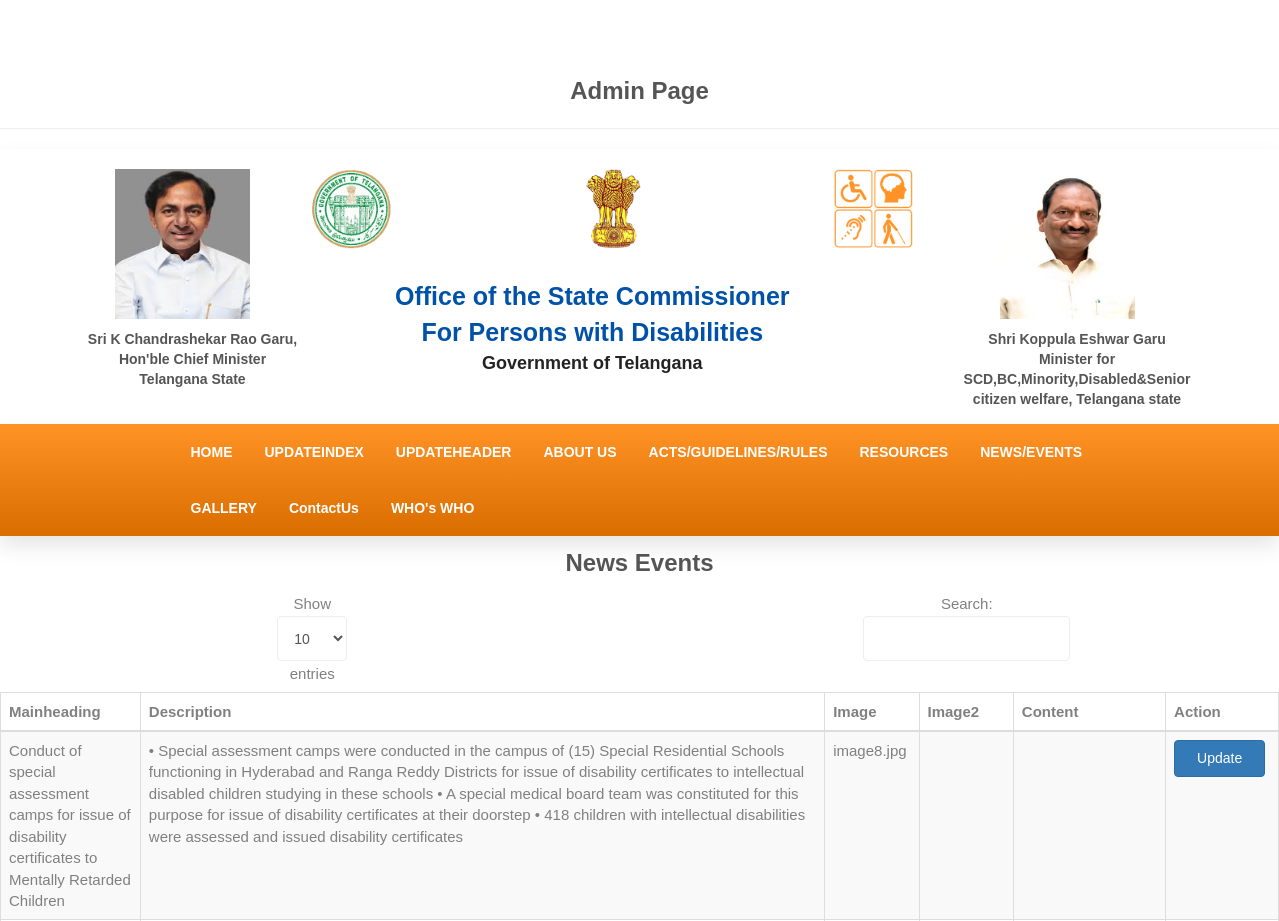
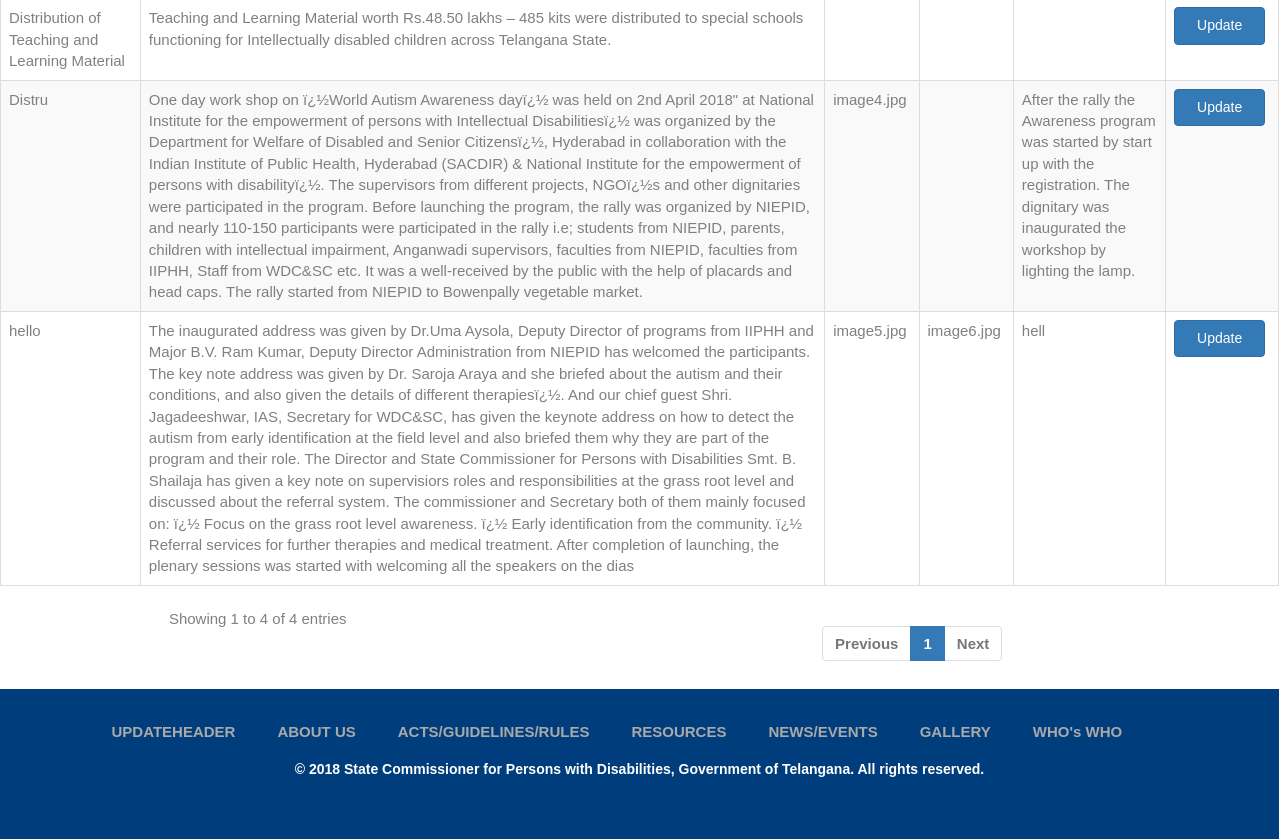
The page /admin/newsEvents.php on the database its author committed (2 pictures, top to bottom).
### tables this page shows
CREATE TABLE `newsevents` (
  `aid` int(255) NOT NULL,
  `mainHeading` varchar(255) NOT NULL,
  `description` varchar(6000) NOT NULL,
  `image` varchar(255) NOT NULL,
  `image2` varchar(255) NOT NULL,
  `imgcontent` varchar(255) NOT NULL
);

### admin/newsEvents.php (the view, shortened to what this page needs)
<?php
include("dbconnect.php");
?>
<!DOCTYPE html>
<html dir="ltr" lang="en">
<head>
<link href="../css/bootstrap.min.css" rel="stylesheet" type="text/css">
<link href="../css/jquery-ui.min.css" rel="stylesheet" type="text/css">
<link href="../css/animate.css" rel="stylesheet" type="text/css">
<link href="../css/css-plugin-collections.css" rel="stylesheet"/>
<link href="../css/menuzord-megamenu.css" rel="stylesheet"/>
<link id="menuzord-menu-skins" href="css/menuzord-skins/menuzord-boxed.css" rel="stylesheet"/>
<link href="../css/style-main.css" rel="stylesheet" type="text/css">
<link href="../css/preloader.css" rel="stylesheet" type="text/css">
<link href="../css/custom-bootstrap-margin-padding.css" rel="stylesheet" type="text/css">
<link href="../css/responsive.css" rel="stylesheet" type="text/css">
<link  href="../js/revolution-slider/css/settings.css" rel="stylesheet" type="text/css"/>
<link  href="../js/revolution-slider/css/layers.css" rel="stylesheet" type="text/css"/>
<link  href="../js/revolution-slider/css/navigation.css" rel="stylesheet" type="text/css"/>
<link href="../css/colors/theme-skin-color-set1.css" rel="stylesheet" type="text/css">
</head>
<body class="has-side-panel side-panel-right fullwidth-page" data-magnified-zone=".mg_zone">
 <div style="padding-top:64px; background-color:#fff" id="widget_content"  >
<div id="wrapper" class="clearfix">
    <?php include "adminheader.php"; ?>
  <?php include "header1.php"; ?>
<div>
<center><h3> News Events </h3></center>
<center><table id="example" class="table table-striped table-bordered" style="width:100%">
        <thead>
            <tr>
                <th>Mainheading</th>
                <th>Description</th>
                <th>Image</th>
                <th>Image2</th>
                <th>Content</th>
                <th>Action</th>
            </tr>
        </thead>
        <tbody>
        <?php
$sel = mysqli_query($con,"select * from newsEvents ");
while($fet = mysqli_fetch_assoc($sel))
{
$id = $fet['aid'];
$mainheading = $fet['mainHeading'];
$description = $fet['description'];
$image = $fet['image'];
$image2 = $fet['image2'];
$imagecontent = $fet['imgcontent'];
  ?>
            <tr>
                <td><?php echo $mainheading; ?></td>
                <td><?php echo $description; ?></td>
                 <td><?php echo $image; ?></td>
                  <td><?php echo $image2; ?></td>
                   <td><?php echo $imagecontent; ?></td>
                <td><a href="newsupdate.php?id=<?php echo $id;?>" class="btn btn-primary">Update</a>
            </tr>
            <?php
}
?>
                   </tbody>
    </table>
    </center>
  <div>
  <?php include "adminfooter.php"; ?>
</div>
</div>
</body>
</html>

### rows shown on the page
newsevents: mainHeading "Distru", description "One day work shop on ï¿½World Autism Awareness dayï¿½ was held on 2nd April 2018\" at National Institute for the empowerment of persons with Intellectual Disabilitiesï¿½ was organized by the Department for Welfare of Disabled and Senior Citizensï¿½, Hyderabad in collaboration with the Indian Institute of Public Health, Hyderabad (SACDIR) & National Institute for the empowerment of persons with disabilityï¿½. The supervisors from different projects, NGOï¿½s and other dignitaries were participated in the program. Before launching the program, the rally was organized by NIEPID, and nearly 110-150 participants were participated in the rally i.e; students from NIEPID, parents, children with…", image "image4.jpg", imgcontent "After the rally the Awareness program was started by start up with the registration. The dignitary was inaugurated the workshop by lighting the lamp."
newsevents: mainHeading "hello", description "The inaugurated address was given by Dr.Uma Aysola, Deputy Director of programs from IIPHH and Major B.V. Ram Kumar, Deputy Director Administration from NIEPID has welcomed the participants. The key note address was given by Dr. Saroja Araya and she briefed about the autism and their conditions, and also given the details of different therapiesï¿½. And our chief guest Shri. Jagadeeshwar, IAS, Secretary for WDC&SC, has given the keynote address on how to detect the autism from early identification at the field level and also briefed them why they are part of the program and their role. The Director and State Commissioner for Persons with Disabilities Smt. B. Shailaja has given a key note on…", image "image5.jpg", image2 "image6.jpg", imgcontent "hell"
newsevents: mainHeading "Distribution of Teaching and Learning Material", description "Teaching and Learning Material worth Rs.48.50 lakhs – 485 kits were distributed to special schools functioning for Intellectually disabled children across Telangana State."
newsevents: mainHeading "Conduct of special assessment camps for issue of disability certificates to Mentally Retarded Children", description "• Special assessment camps were conducted in the campus of (15) Special Residential Schools functioning in Hyderabad and Ranga Reddy Districts for issue of disability certificates to intellectual disabled children studying in these schools • A special medical board team was constituted for this purpose for issue of disability certificates at their doorstep • 418 children with intellectual disabilities were assessed and issued disability certificates", image "image8.jpg"
